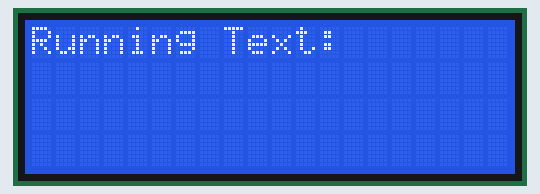
Recording of a sketch running on a simulated Arduino Uno, built with avr-gcc and run on an emulated ATmega328P. Shown: 20×4 character LCD.

Above: at 0.2 s.
At 1.96 s:
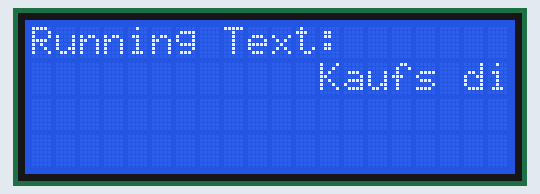
At 3.72 s:
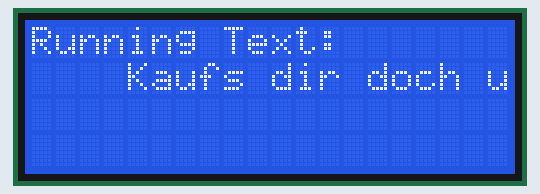
At 7.24 s:
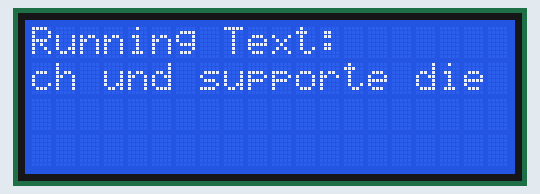
At 10.77 s:
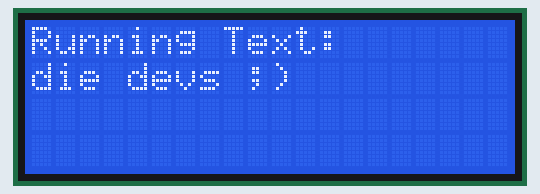
At 14.29 s:
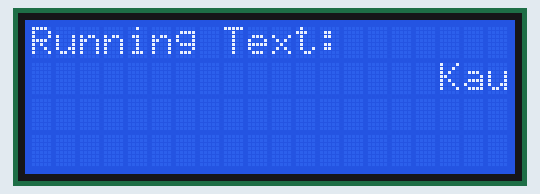

Measured:
- by itself, everything shown: repeats every 13.4 s, in 61 steps

The sketch:

lcd1602scrolltext.ino
```cpp
/*
#include <LiquidCrystal.h>
//                BS  E  D4 D5  D6 D7
LiquidCrystal lcd(7, 8, 9, 10, 11, 12);
*/

#include <Wire.h>
#include <LiquidCrystal_I2C.h>
#include <Vector.h>

LiquidCrystal_I2C lcd (0x27, 2, 1, 0, 4, 5, 6, 7, 3, POSITIVE);
char * messagePadded = "                    Kaufs dir doch und supporte die devs ;)                    ";

void setup()
{
  lcd.begin (20, 4);
  lcd.setCursor(0, 0);
  lcd.print("Running Text:");
}

void loop()
{
  for (int letter = 0; letter <= strlen(messagePadded) - 19; letter++) //From 0 to upto n-20 characters supply to below function
  {
    showLetters(0, letter);
  }
}

void showLetters(int printStart, int startLetter)
{
  lcd.setCursor(printStart, 1);
  for (int letter = startLetter; letter <= startLetter + 19; letter++) // Print only 20 chars in Line #2 starting 'startLetter'
  {
    lcd.print(messagePadded[letter]);
  }
  lcd.print(" ");
  delay(200);
}
```
